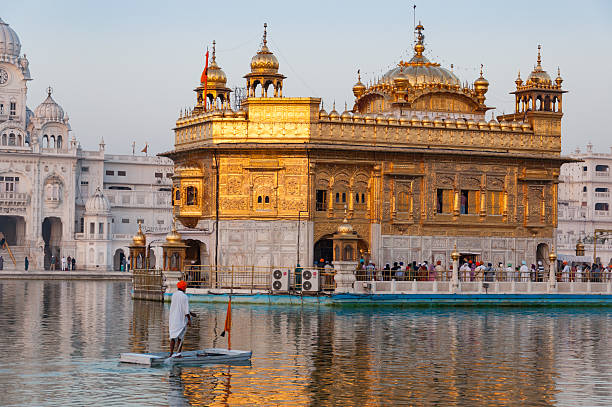
#> input picture goldentemple.jpg, 612 x 407 px
$ jupyter execute --allow-errors compression.ipynb   (shell and % lines are left out)
#> lines starting #> are read from the running program, lines starting #| are printed output that depends on the picture
[cell 1]
from skimage import io
from sklearn.cluster import KMeans
import numpy as np

[cell 2]
# reading the image
image = io.imread('goldentemple.jpg')
#> image is the input picture: shape (407, 612, 3); mean R, G, B 154.2, 138.5, 126.4

[cell 3]
io.imshow(image);

[cell 4]
image.shape
#> Out = (407, 612, 3)

[cell 5]
# preprocessing
rows, cols = image.shape[0], image.shape[1]
#> rows = 407; cols = 612
image = image.reshape(rows * cols, 3)

[cell 6]
print(image.shape)
#| (249084, 3)
print(image[:5])
#| [[189 206 222]
#|  [189 206 222]
#|  [189 206 222]
#|  [189 206 222]
#|  [189 206 222]]

[cell 7]
# modelling

kMeans = KMeans(n_clusters = 16)
kMeans.fit(image)

[cell 8]
# centers

centers = np.asarray(kMeans.cluster_centers_,)
centers

[cell 9]
# labels

labels = np.asarray(kMeans.labels_)
print(labels.shape)
labels = np.reshape(labels, (rows, cols))
print(labels.shape)
#| (407, 612)
labels

[cell 10]
#reconstruction

newImage = np.zeros((rows, cols, 3))
for i in range(rows):
    for j in range(cols):
            # assinging every pixel the rgb color of their label's center
            newImage[i, j, :] = centers[labels[i, j], :]
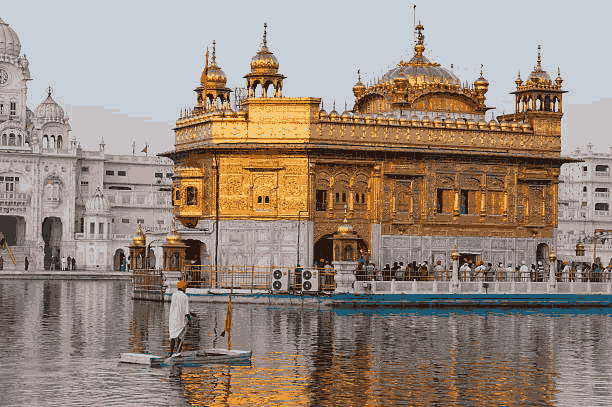
#> newImage: shape (407, 612, 3) float64; mean of channels 0, 1, 2 154.2, 138.5, 126.4; drawn as R, G, B
#> (the rest of this cell did not finish here and is left out)

[cell 11]
io.imshow(newImage)
